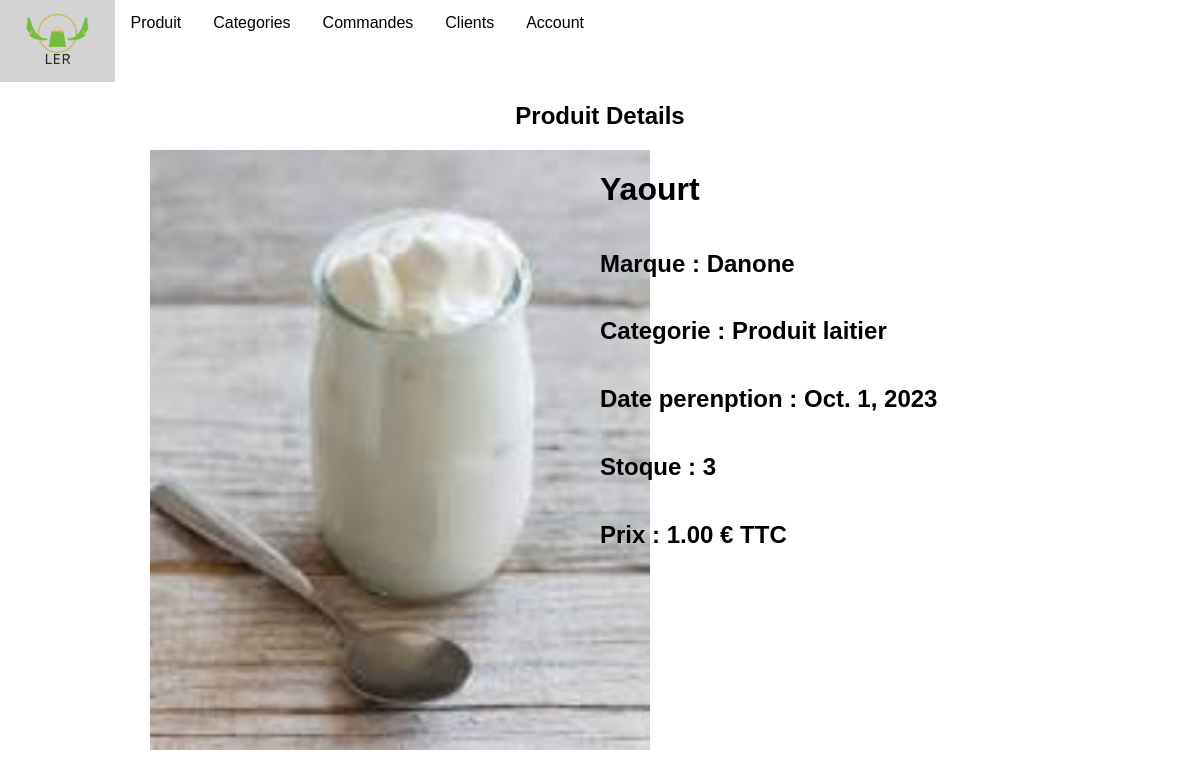
The page /employer/produit/detail/3/ on the database its author committed.
### employer/models.py (models this page shows, shortened)
class Produits(models.Model):
    nom = models.CharField(max_length=30,null=False)
    date_per = models.DateField(null=False)
    photo = models.FileField(blank=False,upload_to="produit")
    marque = models.CharField(max_length=30)
    categorie = models.ForeignKey(Categories,on_delete=models.SET_NULL,null=True)
    stock = models.PositiveIntegerField()
    prix = models.DecimalField(max_digits=10, decimal_places=2)

class Categories(models.Model):
    nom = models.CharField(max_length=30,null=False)
    descriptif = models.TextField(max_length=100,null=True)
    def __str__(self) -> str:
        return self.nom

### employer/views/produit/produit_detail.py (the view)
# urls.py: path('produit/detail/<int:pk>/', ProduitDetailView.as_view(), name='produit_detail'),
class ProduitDetailView(DetailView):
    model = Produits
    template_name = "produit/produit_detail.html"

### Drive/templates/produit/produit_detail.html (shortened to what this page needs)
{% extends "main.html" %}
{% block content %}
<h2 class="form-title">Produit Details</h2>
<div class="produit_det">
<div class="pdt_img"><img src="{{object.photo.url}}" alt="" width="500" height="600"></div>
    <div class="pdt_dets">
        <h1>{{object.nom}}</h1>
        <h2>Marque : {{object.marque}}</h2>
        <h2>Categorie : {{object.categorie}}</h2>
        <h2>Date perenption : {{object.date_per}}</h2>
        <h2>Stoque : {{object.stock}}</h2>
        <h2>Prix : {{object.prix}} € TTC</h2>
    </div>
</div>
{% endblock %}

### employer/static/css/main.css (style rules this page uses)
body { font-family: Arial, Helvetica, sans-serif; margin: 0; }
.produit_det { display: flex; }
.pdt_dets { display: flex; flex-direction: column; text-align: left; }
.pdt_img { width: 50%; }

### rows shown on the page
Produits: photo (picture), nom "Yaourt", marque "Danone", categorie "Produit laitier", date_per "Oct. 1, 2023", stock "3", prix "1.00"
